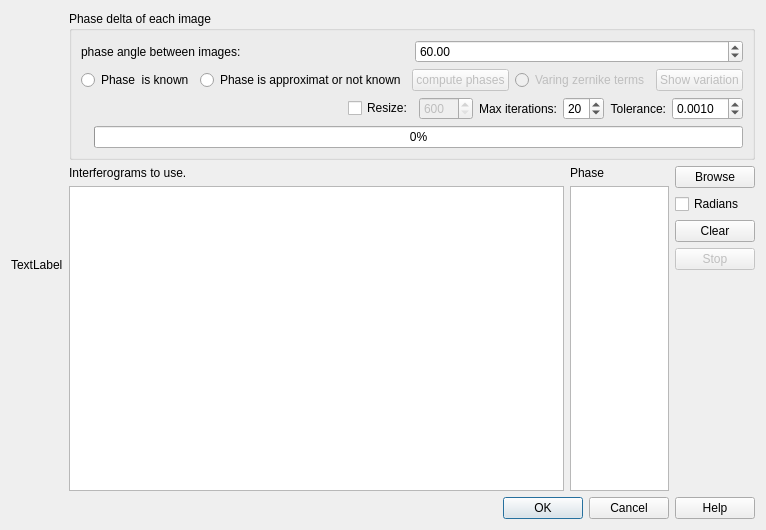
<?xml version="1.0" encoding="UTF-8"?>
<ui version="4.0">
 <class>PSI_dlg</class>
 <widget class="QDialog" name="PSI_dlg">
  <property name="geometry">
   <rect>
    <x>0</x>
    <y>0</y>
    <width>657</width>
    <height>530</height>
   </rect>
  </property>
  <property name="windowTitle">
   <string>Process PSI Interferograms</string>
  </property>
  <layout class="QHBoxLayout" name="horizontalLayout_6">
   <item>
    <widget class="QLabel" name="graph">
     <property name="text">
      <string>TextLabel</string>
     </property>
    </widget>
   </item>
   <item>
    <layout class="QVBoxLayout" name="verticalLayout_6">
     <item>
      <widget class="QGroupBox" name="groupBox">
       <property name="title">
        <string>Phase delta of each image</string>
       </property>
       <layout class="QVBoxLayout" name="verticalLayout_5">
        <item>
         <layout class="QVBoxLayout" name="verticalLayout_4">
          <item>
           <layout class="QHBoxLayout" name="horizontalLayout">
            <item>
             <widget class="QLabel" name="label">
              <property name="text">
               <string>phase angle between images:</string>
              </property>
             </widget>
            </item>
            <item>
             <widget class="QDoubleSpinBox" name="PSIPhaseValue">
              <property name="value">
               <double>60.000000000000000</double>
              </property>
             </widget>
            </item>
           </layout>
          </item>
          <item>
           <layout class="QHBoxLayout" name="horizontalLayout_3">
            <item>
             <widget class="QRadioButton" name="PhaseKnown">
              <property name="text">
               <string>Phase  is known</string>
              </property>
             </widget>
            </item>
            <item>
             <widget class="QRadioButton" name="PhaseApproximate">
              <property name="enabled">
               <bool>true</bool>
              </property>
              <property name="text">
               <string>Phase is approximat or not known</string>
              </property>
             </widget>
            </item>
            <item>
             <widget class="QPushButton" name="computePhase">
              <property name="enabled">
               <bool>false</bool>
              </property>
              <property name="toolTip">
               <string>&lt;html&gt;&lt;head/&gt;&lt;body&gt;&lt;p&gt;This will compute the phases from the images and display a plot of them.  It is not necessary to do this just pressing OK at the bottom of the dialog will also compute the phases and go on to run the surface analysis.  Pressing OK however will not plot the computed phases but just place them in the phase list.&lt;/p&gt;&lt;/body&gt;&lt;/html&gt;</string>
              </property>
              <property name="text">
               <string>compute phases</string>
              </property>
             </widget>
            </item>
            <item>
             <widget class="QRadioButton" name="VaryingRB">
              <property name="enabled">
               <bool>false</bool>
              </property>
              <property name="text">
               <string>Varing zernike terms</string>
              </property>
             </widget>
            </item>
            <item>
             <widget class="QPushButton" name="showVariationPb">
              <property name="enabled">
               <bool>false</bool>
              </property>
              <property name="text">
               <string>Show variation</string>
              </property>
             </widget>
            </item>
           </layout>
          </item>
         </layout>
        </item>
        <item>
         <layout class="QHBoxLayout" name="horizontalLayout_5">
          <item>
           <spacer name="horizontalSpacer">
            <property name="orientation">
             <enum>Qt::Horizontal</enum>
            </property>
            <property name="sizeHint" stdset="0">
             <size>
              <width>40</width>
              <height>20</height>
             </size>
            </property>
           </spacer>
          </item>
          <item>
           <widget class="QCheckBox" name="doResize">
            <property name="toolTip">
             <string>&lt;html&gt;&lt;head/&gt;&lt;body&gt;&lt;p&gt;Images larger than 1000x1000 can be resized to smaller versions to help speed up the processing. However if the fringes are less than 3 pixels wide after the resize then they have been resized too small.&lt;/p&gt;&lt;/body&gt;&lt;/html&gt;</string>
            </property>
            <property name="text">
             <string>Resize:</string>
            </property>
           </widget>
          </item>
          <item>
           <widget class="QSpinBox" name="resizeSb">
            <property name="enabled">
             <bool>false</bool>
            </property>
            <property name="toolTip">
             <string>&lt;html&gt;&lt;head/&gt;&lt;body&gt;&lt;p&gt;Images larger than 1000x1000 can be resized to smaller versions to help speed up the processing.  However if the fringes are less than 3 pixels wide after the resize then they have been resized too small.&lt;/p&gt;&lt;/body&gt;&lt;/html&gt;</string>
            </property>
            <property name="minimum">
             <number>600</number>
            </property>
            <property name="maximum">
             <number>5000</number>
            </property>
            <property name="singleStep">
             <number>100</number>
            </property>
           </widget>
          </item>
          <item>
           <widget class="QLabel" name="masiterlabel">
            <property name="text">
             <string>Max iterations:</string>
            </property>
            <property name="alignment">
             <set>Qt::AlignRight|Qt::AlignTrailing|Qt::AlignVCenter</set>
            </property>
           </widget>
          </item>
          <item>
           <widget class="QSpinBox" name="maxiter">
            <property name="toolTip">
             <string>&lt;html&gt;&lt;head/&gt;&lt;body&gt;&lt;p&gt;Typical number of iterations is 20&lt;/p&gt;&lt;/body&gt;&lt;/html&gt;</string>
            </property>
            <property name="value">
             <number>20</number>
            </property>
           </widget>
          </item>
          <item>
           <widget class="QLabel" name="tolLabel">
            <property name="text">
             <string>Tolerance:</string>
            </property>
            <property name="alignment">
             <set>Qt::AlignRight|Qt::AlignTrailing|Qt::AlignVCenter</set>
            </property>
           </widget>
          </item>
          <item>
           <widget class="QDoubleSpinBox" name="tolerance">
            <property name="toolTip">
             <string>&lt;html&gt;&lt;head/&gt;&lt;body&gt;&lt;p&gt;Typical value is .001 to .004&lt;/p&gt;&lt;p&gt;Value is how much the current iterations of phases differes from the last iteration. In other words how much have the confereged to constant values.&lt;/p&gt;&lt;p&gt;&lt;br/&gt;&lt;/p&gt;&lt;/body&gt;&lt;/html&gt;</string>
            </property>
            <property name="decimals">
             <number>4</number>
            </property>
            <property name="minimum">
             <double>0.000100000000000</double>
            </property>
            <property name="maximum">
             <double>10.000000000000000</double>
            </property>
            <property name="value">
             <double>0.001000000000000</double>
            </property>
           </widget>
          </item>
         </layout>
        </item>
        <item>
         <layout class="QHBoxLayout" name="horizontalLayout_4">
          <item>
           <widget class="QLabel" name="status">
            <property name="text">
             <string/>
            </property>
           </widget>
          </item>
          <item>
           <widget class="QProgressBar" name="progressBar">
            <property name="value">
             <number>0</number>
            </property>
           </widget>
          </item>
         </layout>
        </item>
       </layout>
      </widget>
     </item>
     <item>
      <layout class="QHBoxLayout" name="horizontalLayout_2" stretch="10,2,0">
       <item>
        <layout class="QVBoxLayout" name="verticalLayout">
         <item>
          <widget class="QLabel" name="label_2">
           <property name="text">
            <string>Interferograms to use.</string>
           </property>
          </widget>
         </item>
         <item>
          <widget class="QListWidget" name="igramList"/>
         </item>
        </layout>
       </item>
       <item>
        <layout class="QVBoxLayout" name="verticalLayout_2">
         <item>
          <widget class="QLabel" name="label_3">
           <property name="text">
            <string>Phase</string>
           </property>
          </widget>
         </item>
         <item>
          <widget class="QListWidget" name="PhaseList"/>
         </item>
        </layout>
       </item>
       <item>
        <layout class="QVBoxLayout" name="verticalLayout_3">
         <item>
          <widget class="QPushButton" name="browse">
           <property name="text">
            <string>Browse</string>
           </property>
          </widget>
         </item>
         <item>
          <widget class="QCheckBox" name="showRadians">
           <property name="text">
            <string>Radians</string>
           </property>
          </widget>
         </item>
         <item>
          <widget class="QPushButton" name="clear">
           <property name="text">
            <string>Clear</string>
           </property>
          </widget>
         </item>
         <item>
          <widget class="QPushButton" name="stop">
           <property name="enabled">
            <bool>false</bool>
           </property>
           <property name="text">
            <string>Stop</string>
           </property>
          </widget>
         </item>
         <item>
          <spacer name="verticalSpacer">
           <property name="orientation">
            <enum>Qt::Vertical</enum>
           </property>
           <property name="sizeHint" stdset="0">
            <size>
             <width>20</width>
             <height>40</height>
            </size>
           </property>
          </spacer>
         </item>
        </layout>
       </item>
      </layout>
     </item>
     <item>
      <layout class="QHBoxLayout" name="horizontalLayout_7">
       <item>
        <widget class="QDialogButtonBox" name="buttonBox">
         <property name="orientation">
          <enum>Qt::Horizontal</enum>
         </property>
         <property name="standardButtons">
          <set>QDialogButtonBox::Cancel|QDialogButtonBox::Ok</set>
         </property>
        </widget>
       </item>
       <item>
        <widget class="QPushButton" name="help">
         <property name="text">
          <string>Help</string>
         </property>
        </widget>
       </item>
      </layout>
     </item>
    </layout>
   </item>
  </layout>
 </widget>
 <resources/>
 <connections>
  <connection>
   <sender>buttonBox</sender>
   <signal>accepted()</signal>
   <receiver>PSI_dlg</receiver>
   <slot>accept()</slot>
   <hints>
    <hint type="sourcelabel">
     <x>248</x>
     <y>254</y>
    </hint>
    <hint type="destinationlabel">
     <x>157</x>
     <y>274</y>
    </hint>
   </hints>
  </connection>
  <connection>
   <sender>buttonBox</sender>
   <signal>rejected()</signal>
   <receiver>PSI_dlg</receiver>
   <slot>reject()</slot>
   <hints>
    <hint type="sourcelabel">
     <x>316</x>
     <y>260</y>
    </hint>
    <hint type="destinationlabel">
     <x>286</x>
     <y>274</y>
    </hint>
   </hints>
  </connection>
 </connections>
</ui>
